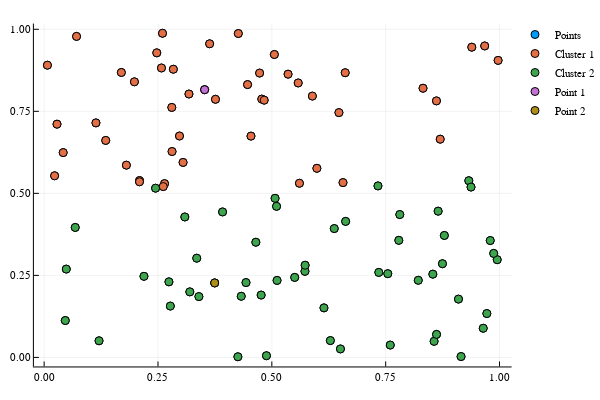

Source (notebook cell):
### Code cell
CH2 = CutHalf2(X,a,b)
A = CH2[1]
B = CH2[2]

using Plots
plotly()
scatter(X[1,:], X[2,:], label = "Points")
scatter!(X[1,A], X[2,A], label = "Cluster 1")
scatter!(X[1,B], X[2,B], label = "Cluster 2")
scatter!([X[1,a]], [X[2,a]], label = "Point $a")
scatter!([X[1,b]], [X[2,b]], label = "Point $b")

### Figure 1 — Plotly figure (JSON) as saved in the notebook; plotly's stock layout.template omitted (floating-point values rounded to 4 significant figures)
{"data": [{"colorbar": {"title": ""}, "hoverinfo": "text", "legendgroup": "Points", "marker": {"color": "rgba(0, 154, 250, 1.000)", "line": {"color": "rgba(0, 0, 0, 1.000)", "width": 1}, "size": 8, "symbol": "circle"}, "mode": "markers", "name": "Points", "showlegend": true, "text": [null, null, null, null, null, null, null, null, null, null, null, null, null, null, null, null, null, null, null, null, null, null, null, null, null, null, null, null, null, null, null, null, null, null, null, null, null, null, null, null, null, null, null, null, null, null, null, null, null, null, null, null, null, null, null, null, null, null, null, null, null, null, null, null, null, null, null, null, null, null, null, null, null, null, null, null, null, null, null, null, null, null, null, null, null, null, null, null, null, null, null, null, null, null, null, null, null, null, null, null], "type": "scatter", "x": [0.3524, 0.3745, 0.4779, 0.4832, 0.6474, 0.04868, 0.3199, 0.8652, 0.5728, 0.274, 0.589, 0.4328, 0.3351, 0.2473, 0.9325, 0.5104, 0.2644, 0.9949, 0.8615, 0.2838, 0.2599, 0.5502, 0.4467, 0.6563, 0.7601, 0.3051, 0.3398, 0.5115, 0.5606, 0.07114, 0.4264, 0.6144, 0.6621, 0.1696, 0.7546, 0.4433, 0.9674, 0.2771, 0.3634, 0.8216, 0.5056, 0.2192, 0.6285, 0.1983, 0.5579, 0.6612, 0.2576, 0.007194, 0.8747, 0.318, 0.2809, 0.8563, 0.9155, 0.8788, 0.3089, 0.2615, 0.6507, 0.1352, 0.8617, 0.4731, 0.6371, 0.1205, 0.2447, 0.2095, 0.832, 0.02296, 0.3762, 0.7788, 0.3918, 0.04181, 0.9099, 0.4542, 0.9796, 0.2972, 0.5989, 0.9872, 0.1138, 0.9969, 0.8697, 0.4882, 0.06831, 0.9374, 0.5731, 0.7349, 0.2094, 0.8536, 0.04643, 0.1806, 0.5356, 0.9722, 0.9642, 0.4255, 0.4765, 0.02825, 0.2803, 0.781, 0.9391, 0.7331, 0.4649, 0.5071], "xaxis": "x1", "y": [0.8159, 0.227, 0.7873, 0.784, 0.7461, 0.2692, 0.1998, 0.4457, 0.2623, 0.2304, 0.7964, 0.1864, 0.3024, 0.9282, 0.5386, 0.4604, 0.5296, 0.2979, 0.7817, 0.8783, 0.9879, 0.2439, 0.8315, 0.5328, 0.03768, 0.5943, 0.1854, 0.2347, 0.5308, 0.9783, 0.987, 0.151, 0.4146, 0.8684, 0.2552, 0.2281, 0.9492, 0.1565, 0.9558, 0.2351, 0.9231, 0.2472, 0.05134, 0.8399, 0.8364, 0.8677, 0.8821, 0.8906, 0.2856, 0.8027, 0.6275, 0.04901, 0.002668, 0.3717, 0.4281, 0.5207, 0.0259, 0.6613, 0.07018, 0.8666, 0.3927, 0.05076, 0.5158, 0.5391, 0.8203, 0.5536, 0.7866, 0.3568, 0.4434, 0.6242, 0.1777, 0.6744, 0.3562, 0.6747, 0.5763, 0.317, 0.7148, 0.9052, 0.6651, 0.005267, 0.3961, 0.5192, 0.2809, 0.2591, 0.5353, 0.2538, 0.1125, 0.5859, 0.8632, 0.1337, 0.08892, 0.00207, 0.1901, 0.7109, 0.7618, 0.4355, 0.9454, 0.5227, 0.3511, 0.4849], "yaxis": "y1", "zmax": 0.1, "zmin": -0.1}, {"colorbar": {"title": ""}, "hoverinfo": "text", "legendgroup": "Cluster 1", "marker": {"color": "rgba(227, 111, 71, 1.000)", "line": {"color": "rgba(0, 0, 0, 1.000)", "width": 1}, "size": 8, "symbol": "circle"}, "mode": "markers", "name": "Cluster 1", "showlegend": true, "text": [null, null, null, null, null, null, null, null, null, null, null, null, null, null, null, null, null, null, null, null, null, null, null, null, null, null, null, null, null, null, null, null, null, null, null, null, null, null, null, null, null, null, null, null, null, null, null], "type": "scatter", "x": [0.3524, 0.4779, 0.4832, 0.6474, 0.589, 0.2473, 0.2644, 0.8615, 0.2838, 0.2599, 0.4467, 0.6563, 0.3051, 0.5606, 0.07114, 0.4264, 0.1696, 0.9674, 0.3634, 0.5056, 0.1983, 0.5579, 0.6612, 0.2576, 0.007194, 0.318, 0.2809, 0.2615, 0.1352, 0.4731, 0.2095, 0.832, 0.02296, 0.3762, 0.04181, 0.4542, 0.2972, 0.5989, 0.1138, 0.9969, 0.8697, 0.2094, 0.1806, 0.5356, 0.02825, 0.2803, 0.9391], "xaxis": "x1", "y": [0.8159, 0.7873, 0.784, 0.7461, 0.7964, 0.9282, 0.5296, 0.7817, 0.8783, 0.9879, 0.8315, 0.5328, 0.5943, 0.5308, 0.9783, 0.987, 0.8684, 0.9492, 0.9558, 0.9231, 0.8399, 0.8364, 0.8677, 0.8821, 0.8906, 0.8027, 0.6275, 0.5207, 0.6613, 0.8666, 0.5391, 0.8203, 0.5536, 0.7866, 0.6242, 0.6744, 0.6747, 0.5763, 0.7148, 0.9052, 0.6651, 0.5353, 0.5859, 0.8632, 0.7109, 0.7618, 0.9454], "yaxis": "y1", "zmax": 0.1, "zmin": -0.1}, {"colorbar": {"title": ""}, "hoverinfo": "text", "legendgroup": "Cluster 2", "marker": {"color": "rgba(62, 164, 78, 1.000)", "line": {"color": "rgba(0, 0, 0, 1.000)", "width": 1}, "size": 8, "symbol": "circle"}, "mode": "markers", "name": "Cluster 2", "showlegend": true, "text": [null, null, null, null, null, null, null, null, null, null, null, null, null, null, null, null, null, null, null, null, null, null, null, null, null, null, null, null, null, null, null, null, null, null, null, null, null, null, null, null, null, null, null, null, null, null, null, null, null, null, null, null, null], "type": "scatter", "x": [0.3745, 0.04868, 0.3199, 0.8652, 0.5728, 0.274, 0.4328, 0.3351, 0.9325, 0.5104, 0.9949, 0.5502, 0.7601, 0.3398, 0.5115, 0.6144, 0.6621, 0.7546, 0.4433, 0.2771, 0.8216, 0.2192, 0.6285, 0.8747, 0.8563, 0.9155, 0.8788, 0.3089, 0.6507, 0.8617, 0.6371, 0.1205, 0.2447, 0.7788, 0.3918, 0.9099, 0.9796, 0.9872, 0.4882, 0.06831, 0.9374, 0.5731, 0.7349, 0.8536, 0.04643, 0.9722, 0.9642, 0.4255, 0.4765, 0.781, 0.7331, 0.4649, 0.5071], "xaxis": "x1", "y": [0.227, 0.2692, 0.1998, 0.4457, 0.2623, 0.2304, 0.1864, 0.3024, 0.5386, 0.4604, 0.2979, 0.2439, 0.03768, 0.1854, 0.2347, 0.151, 0.4146, 0.2552, 0.2281, 0.1565, 0.2351, 0.2472, 0.05134, 0.2856, 0.04901, 0.002668, 0.3717, 0.4281, 0.0259, 0.07018, 0.3927, 0.05076, 0.5158, 0.3568, 0.4434, 0.1777, 0.3562, 0.317, 0.005267, 0.3961, 0.5192, 0.2809, 0.2591, 0.2538, 0.1125, 0.1337, 0.08892, 0.00207, 0.1901, 0.4355, 0.5227, 0.3511, 0.4849], "yaxis": "y1", "zmax": 0.1, "zmin": -0.1}, {"colorbar": {"title": ""}, "hoverinfo": "text", "legendgroup": "Point 1", "marker": {"color": "rgba(195, 113, 210, 1.000)", "line": {"color": "rgba(0, 0, 0, 1.000)", "width": 1}, "size": 8, "symbol": "circle"}, "mode": "markers", "name": "Point 1", "showlegend": true, "text": [null], "type": "scatter", "x": [0.3524], "xaxis": "x1", "y": [0.8159], "yaxis": "y1", "zmax": 0.1, "zmin": -0.1}, {"colorbar": {"title": ""}, "hoverinfo": "text", "legendgroup": "Point 2", "marker": {"color": "rgba(172, 142, 24, 1.000)", "line": {"color": "rgba(0, 0, 0, 1.000)", "width": 1}, "size": 8, "symbol": "circle"}, "mode": "markers", "name": "Point 2", "showlegend": true, "text": [null], "type": "scatter", "x": [0.3745], "xaxis": "x1", "y": [0.227], "yaxis": "y1", "zmax": 0.1, "zmin": -0.1}], "layout": {"annotations": [], "height": 400, "legend": {"bgcolor": "rgba(255, 255, 255, 1.000)", "bordercolor": "rgba(0, 0, 0, 1.000)", "font": {"color": "rgba(0, 0, 0, 1.000)", "family": "sans-serif", "size": 11}, "tracegroupgap": 0, "x": 1, "y": 1}, "margin": {"b": 20, "l": 0, "r": 0, "t": 20}, "paper_bgcolor": "rgba(255, 255, 255, 1.000)", "plot_bgcolor": "rgba(255, 255, 255, 1.000)", "showlegend": true, "width": 600, "xaxis": {"anchor": "y1", "domain": [0.06582, 0.9934], "gridcolor": "rgba(0, 0, 0, 0.100)", "gridwidth": 0.5, "linecolor": "rgba(0, 0, 0, 1.000)", "mirror": false, "range": [-0.0225, 1.027], "showgrid": true, "showline": true, "showticklabels": true, "tickangle": 0, "tickcolor": "rgb(0, 0, 0)", "tickfont": {"color": "rgba(0, 0, 0, 1.000)", "family": "sans-serif", "size": 11}, "tickmode": "array", "ticks": "inside", "ticktext": ["0.00", "0.25", "0.50", "0.75", "1.00"], "tickvals": [0, 0.25, 0.5, 0.75, 1], "title": "", "titlefont": {"color": "rgba(0, 0, 0, 1.000)", "family": "sans-serif", "size": 15}, "type": "-", "visible": true, "zeroline": false, "zerolinecolor": "rgba(0, 0, 0, 1.000)"}, "yaxis": {"anchor": "x1", "domain": [0.03762, 0.9902], "gridcolor": "rgba(0, 0, 0, 0.100)", "gridwidth": 0.5, "linecolor": "rgba(0, 0, 0, 1.000)", "mirror": false, "range": [-0.02751, 1.017], "showgrid": true, "showline": true, "showticklabels": true, "tickangle": 0, "tickcolor": "rgb(0, 0, 0)", "tickfont": {"color": "rgba(0, 0, 0, 1.000)", "family": "sans-serif", "size": 11}, "tickmode": "array", "ticks": "inside", "ticktext": ["0.00", "0.25", "0.50", "0.75", "1.00"], "tickvals": [0, 0.25, 0.5, 0.75, 1], "title": "", "titlefont": {"color": "rgba(0, 0, 0, 1.000)", "family": "sans-serif", "size": 15}, "type": "-", "visible": true, "zeroline": false, "zerolinecolor": "rgba(0, 0, 0, 1.000)"}}}
